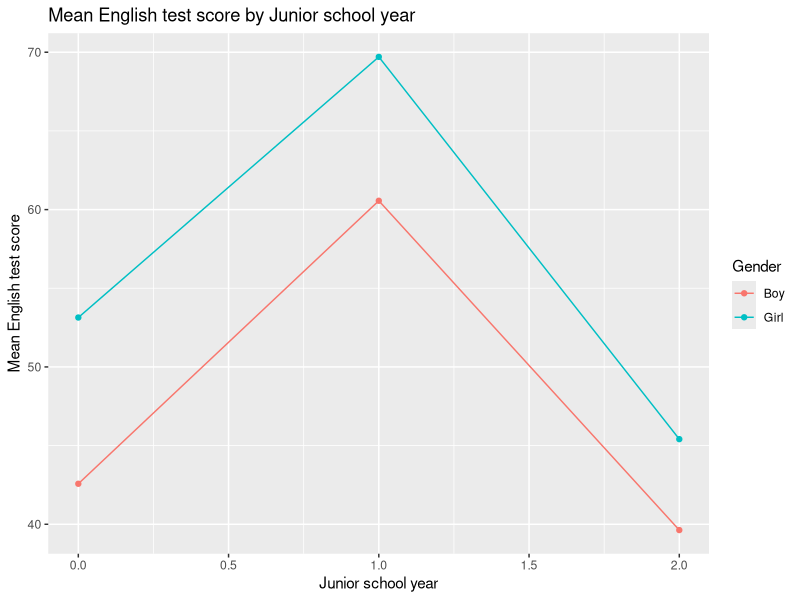
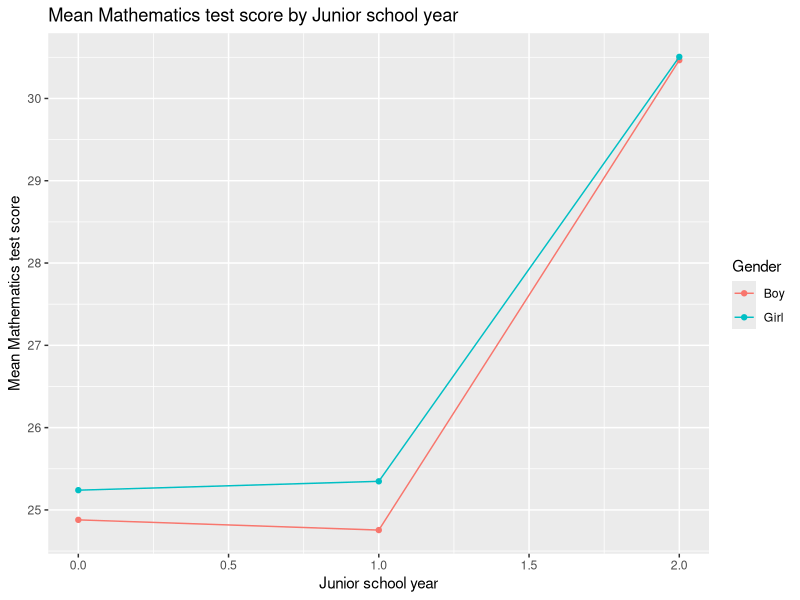
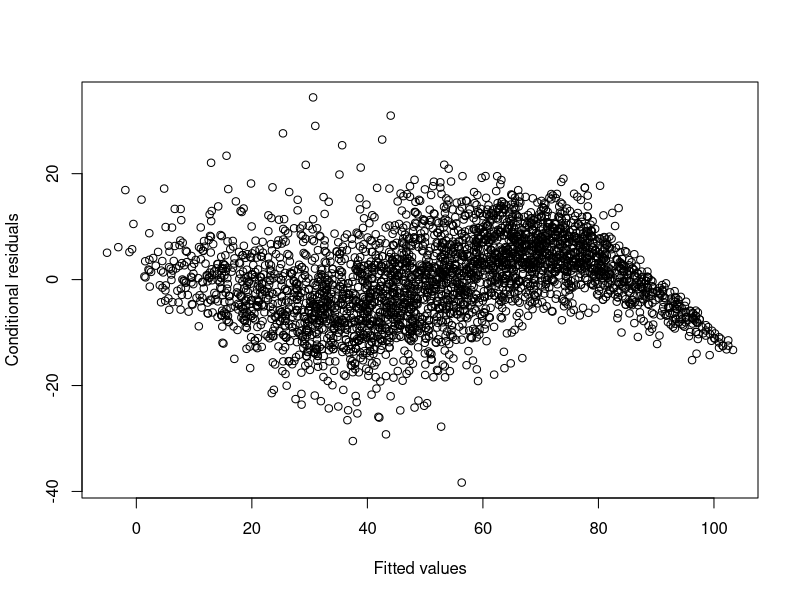
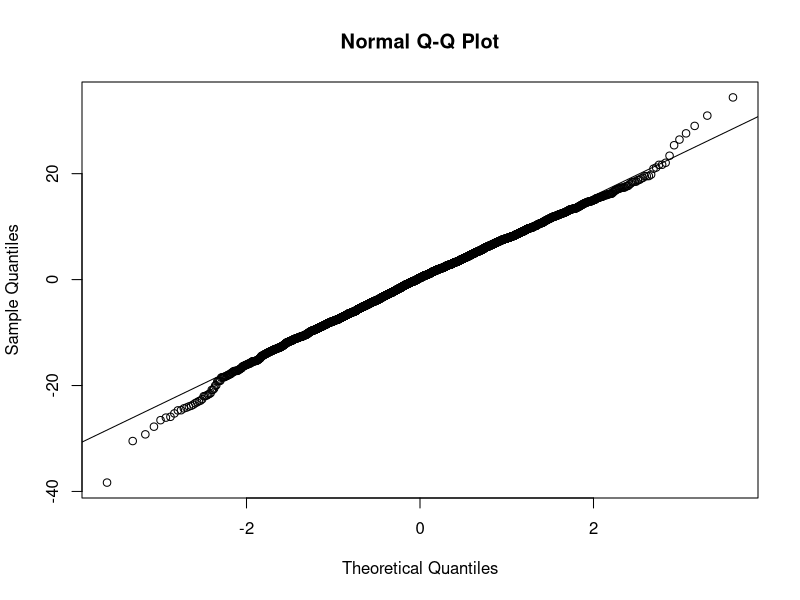
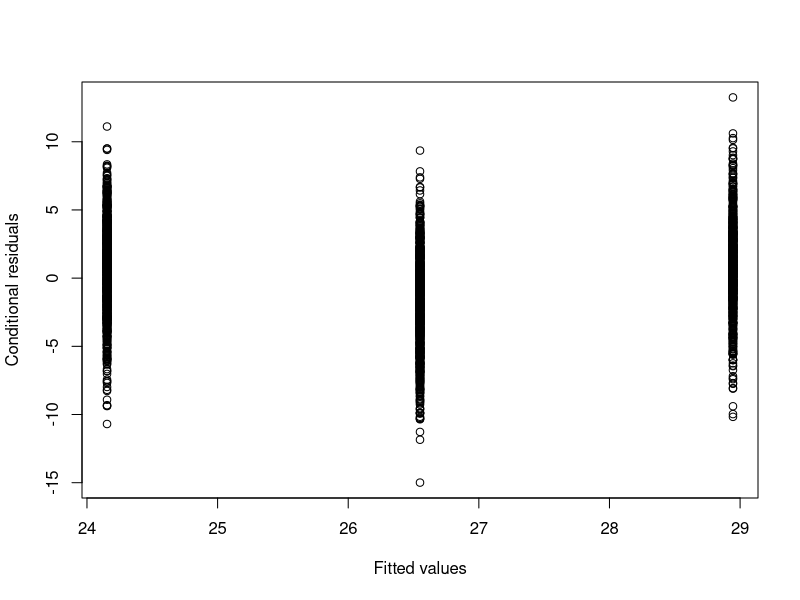

R code for these plots, in order:

# Load the required libraries
library(dplyr)
library(ggplot2)
library(lmerTest)

jsp_data <- read.csv("Assignments/Week 5/downloads/jsp_data.csv")

# Convert all character variables into factors
jsp_data <- jsp_data %>%
  mutate(across(where(is.character), as.factor))

# Inspect the structure of the dataset
str(jsp_data)

###

# str(jsp_data)
# 'data.frame':	3236 obs. of  8 variables:
#   $ School               : int  1 1 1 1 1 1 1 1 1 1 ...
# $ Class                : int  1 1 1 1 1 1 1 1 1 1 ...
# $ Gender               : Factor w/ 2 levels "Boy","Girl": 2 2 2 1 1 1 1 1 1 1 ...
# $ Ravens.test.in.year.1: int  23 23 23 15 15 22 22 22 14 14 ...
# $ Student.ID           : int  1 1 1 2 2 3 3 3 4 4 ...
# $ English.test         : int  72 80 39 7 17 88 89 83 12 25 ...
# $ Mathematics.test     : int  23 24 23 14 11 36 32 39 24 26 ...
# $ Junior.school.year   : int  0 1 2 0 1 0 1 2 0 1 ...

###

# Add a factor variable version of Junior.school.year
jsp_data <- jsp_data %>%
  mutate(Junior.school.year.factor = factor(Junior.school.year))

### Exploratory data analysis

# Summarize the nesting of students within schools
jsp_data %>%
  group_by(School) %>%
  summarise(n_students = n_distinct(Student.ID))

# Group the data by Junior.school.year (numeric) and Gender, and calculate the mean English test score and store in a different r object
data_grouped <- jsp_data %>%
  group_by(Junior.school.year, Gender) %>%
  summarise(mean_English_test = mean(English.test, na.rm = TRUE),
            sd_English_test = sd(English.test, na.rm = TRUE),
            mean_Mathematics_test = mean(Mathematics.test, na.rm = TRUE),
            sd_Mathematics_test = sd(Mathematics.test, na.rm = TRUE),
            n = n())

# Plot the mean English test score by Junior.school.year and colour by Gender
data_grouped %>%
  ggplot(aes(x = Junior.school.year, y = mean_English_test, color = Gender)) +
  geom_point() +
  geom_line() +
  labs(
    title = "Mean English test score by Junior school year",
    x = "Junior school year",
    y = "Mean English test score"
  )

# Plot the mean mathematics test score by Junior.school and colour by Gender
data_grouped %>%
  ggplot(aes(x = Junior.school.year, y = mean_Mathematics_test, color = Gender)) +
  geom_point() +
  geom_line() +
  labs(
    title = "Mean Mathematics test score by Junior school year",
    x = "Junior school year",
    y = "Mean Mathematics test score"
  )

jspr <- jsp_data

full_model_eng <- lmer(English.test ~ poly(Junior.school.year,2) + Gender + poly(Junior.school.year, 2) * Gender + (1| School/Student.ID),data = jspr)
summary(full_model_eng)

linear_model_eng <-lmer(English.test ~ Junior.school.year + Gender + Junior.school.year * Gender + (1 | School/Student.ID),data = jspr)
anova(linear_model_eng, full_model_eng, refit = TRUE)

linear_model_eng_2 <-lmer(English.test ~ Junior.school.year + Gender + Junior.school.year * Gender +
  (1 | School) + (Junior.school.year | Student.ID:School), data = jspr)
summary(linear_model_eng_2)

### Fit linear mixed effects models for the English test scores

# Fit the random intercept model wih nesting of students within schools, ignoring classes
model_ri <- lmer(English.test ~ Junior.school.year + (1 | School/Student.ID), data = jsp_data)
summary(model_ri)

model_ri_2 <- lmer(English.test ~ Junior.school.year.factor + (1 | School/Student.ID), data = jsp_data)
summary(model_ri_2)

model_ri_3 <- lmer(English.test ~ Junior.school.year.factor*Gender + (1 | School/Student.ID), data = jsp_data)
summary(model_ri_3)

anova(model_ri_2, model_ri_3, refit=T) # Significant interaction between Junior.school

model_ri_4 <- lmer(English.test ~ Junior.school.year.factor*Gender + (1 + Junior.school.year.factor| School) + (1 | School:Student.ID), data = jsp_data)
summary(model_ri_4)

anova(model_ri_3, model_ri_4, refit=F)

### Evaluate estimated marginal means

ls_means(model_ri_3)
ls_means(model_ri_3, pairwise = T)

# Create a scatter plot of the conditional residuals agianst the linear predictor (fitted value)
conditional.residuals <- resid(model_ri_4, type = "response")
linear.predictor <- predict(model_ri_4, re.form = NULL)
plot(linear.predictor, conditional.residuals, xlab = "Fitted values", ylab = "Conditional residuals")

qqnorm(conditional.residuals)
qqline(conditional.residuals)

### Fit linear mixed effects models for the mathematics test scores

model_ri_math <- lmer(Mathematics.test ~ Junior.school.year + (1 | School/Student.ID), data = jsp_data)
summary(model_ri_math)

model_ri_math.f <- lmer(Mathematics.test ~ Junior.school.year.factor + (1 | School/Student.ID), data = jsp_data)
summary(model_ri_math.f)

model_ri_math.2 <- lmer(Mathematics.test ~ Junior.school.year * Gender + (1 | School/Student.ID), data = jsp_data)
summary(model_ri_math.2)

model_ri_math.2.f <- lmer(Mathematics.test ~ Junior.school.year.factor * Gender + (1 | School/Student.ID), data = jsp_data)
summary(model_ri_math.2.f)

anova(model_ri_math.2.f, model_ri_math.f, refit=T)

model_ri_math.3 <- lmer(Mathematics.test ~ Junior.school.year * Gender + (1 | Student.ID), data = jsp_data)
summary(model_ri_math.3)

anova(model_ri_math.2, model_ri_math.3, refit=F)

ls_means(model_ri_math.f)
ls_means(model_ri_math.f, pairwise = T)

conditional.residuals <- resid(model_ri_math, type = "response")
linear.predictor <- predict(model_ri_math, re.form = NA)
plot(linear.predictor, conditional.residuals, xlab = "Fitted values", ylab = "Conditional residuals")
